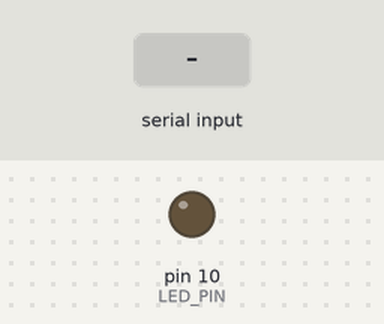
Bench run of a sketch on a simulated Arduino Uno, built with avr-gcc and run on an emulated ATmega328P. On the bench: output pins drawn as LEDs (lit = HIGH). The inputs (shaded band) are chosen by the test bench.

Above: at 1.2 s.
1.3 s: "90,45\n" received over Serial
At 2.0 s:
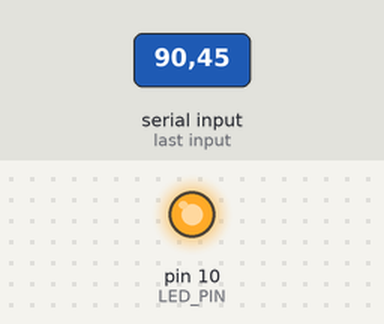
2.8 s: "0\n" received over Serial
At 3.2 s:
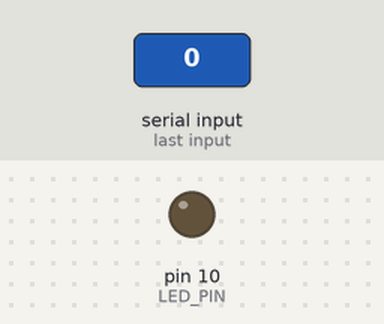
4.3 s: "30,150\n" received over Serial
At 5.5 s:
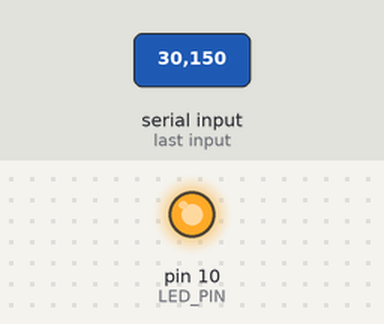
Timing chart, 0 to 7.3 s (numbered marks = the images above; inputs shaded):
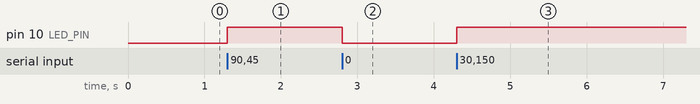

Measured:
- after the input at 1.3 s, pin 10 (LED_PIN): LOW → HIGH at once
- after the input at 2.8 s, pin 10 (LED_PIN): HIGH → LOW at once
- after the input at 4.3 s, pin 10 (LED_PIN): LOW → HIGH at once

The sketch:

sketch_sep28a.ino
```cpp
#define LED_PIN 10

void setup() {

  pinMode(LED_PIN, OUTPUT);
  digitalWrite(LED_PIN, LOW);

  Serial.begin(115200);
  Serial.setTimeout(1);

}

void loop() {
  if (Serial.available())
  {
    int x = Serial.readString().toInt();
    if(x==0)
    {
      digitalWrite(LED_PIN, LOW);
    }

    else
    {
      digitalWrite(LED_PIN, HIGH);
    }
  }

  delay(1);
}
```
